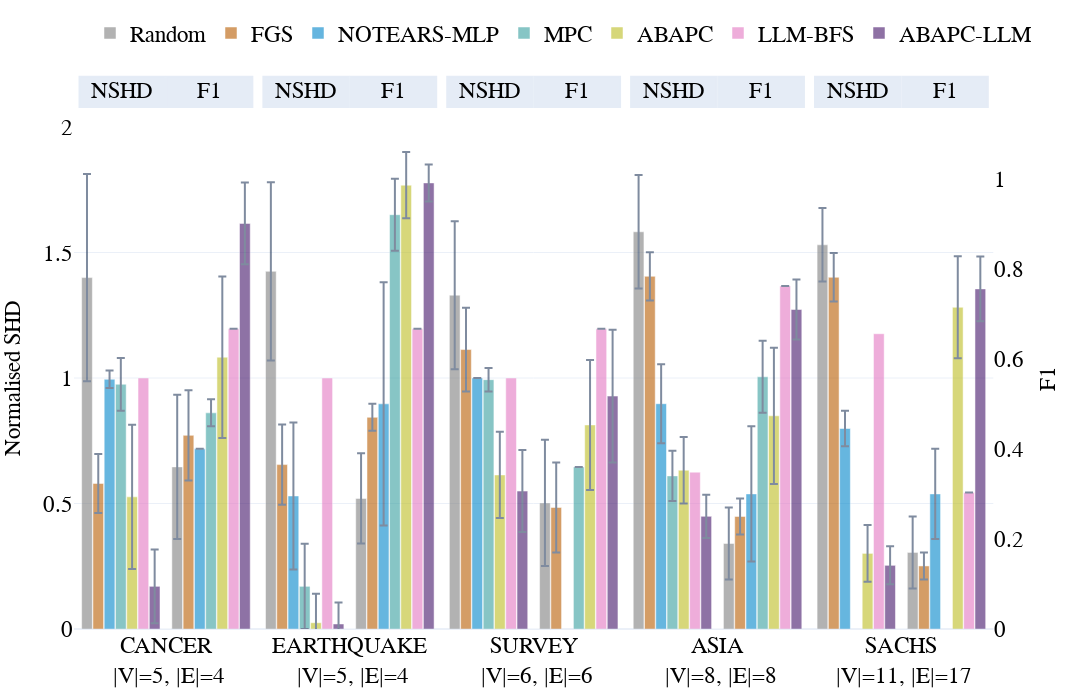
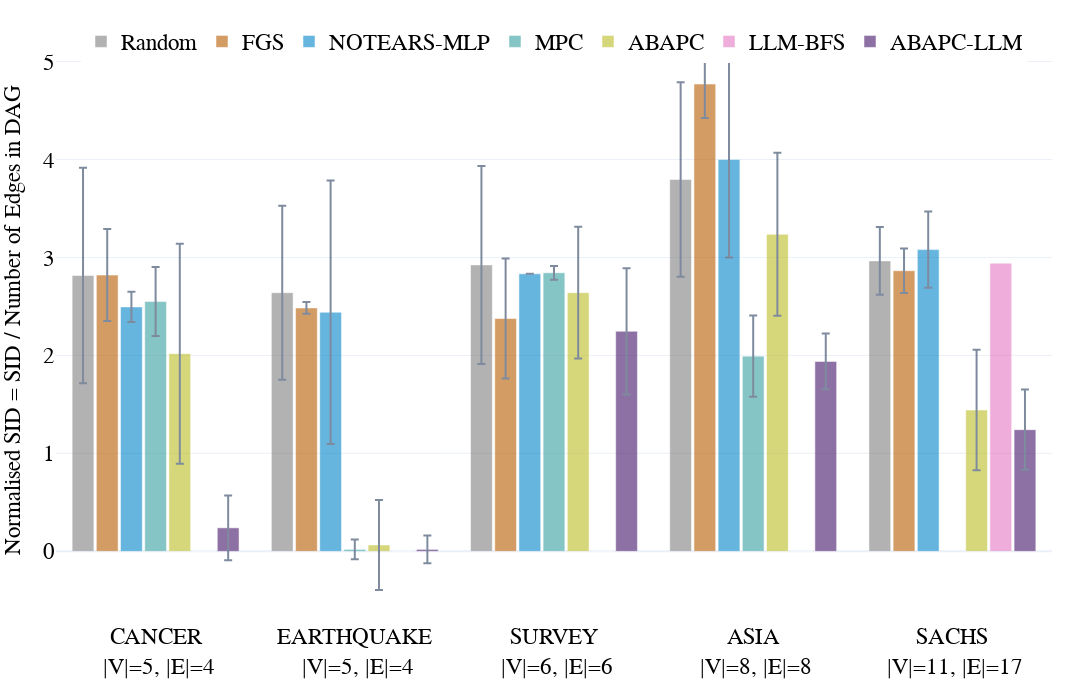
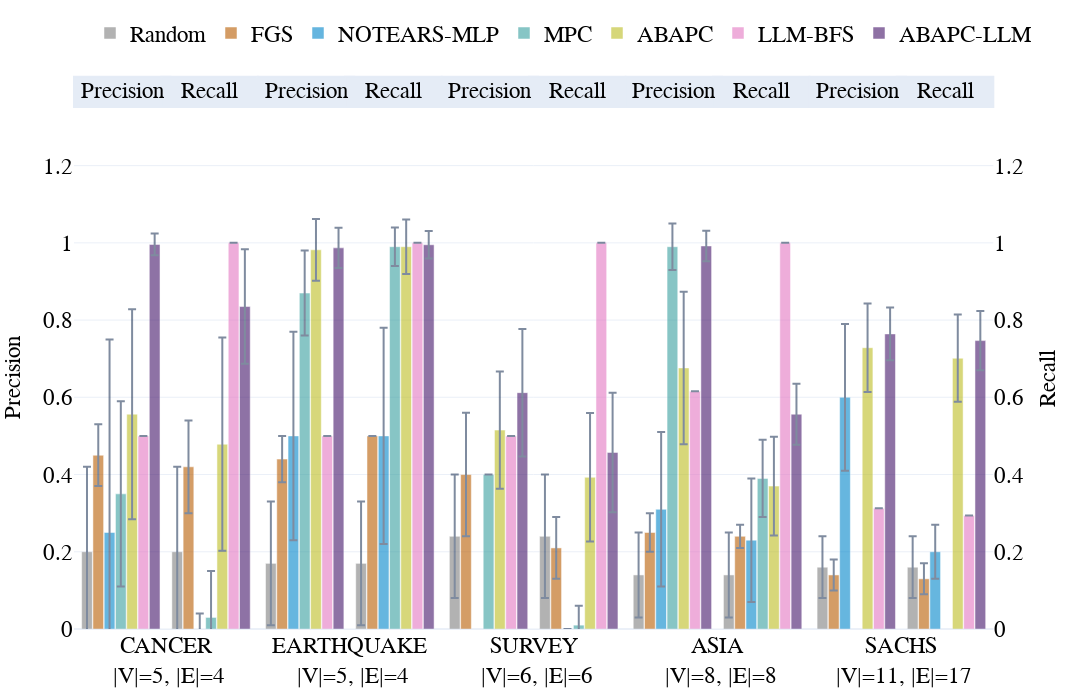
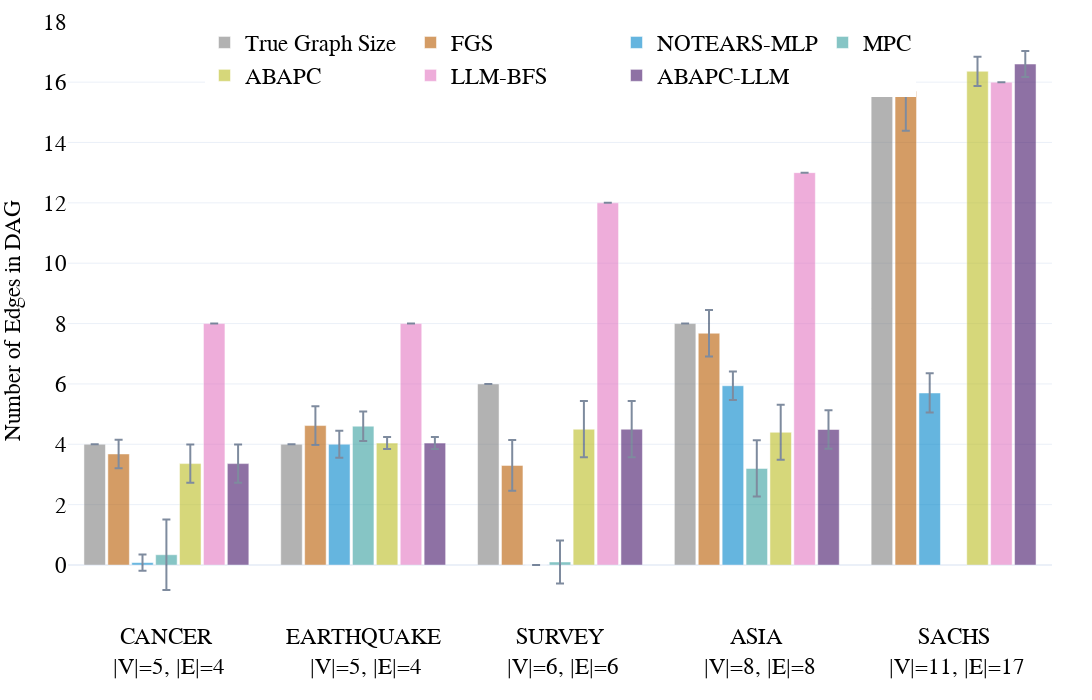

The notebook cell these images were saved under, in order:
### Code cell
# Plots by dataset (DAG)
if len(dag_all):
    methods = [m for m in default_methods if m in dag_all['model'].unique()]
    double_bar_chart_plotly(
        dag_all, ['p_shd','F1'], names_dict, colors_dict, methods,
        save_figs=save_figs, font_size=23, output_name=str(REPO_ROOT / 'results/figs/Fig.bn_dag_SHD_SID.html'),
        debug=False, range_y1=[0,2], range_y2=[0,5.6], rect_exp=0.015
    )
    bar_chart_plotly(
        dag_all, 'p_SID', names_dict, colors_dict, methods,
        save_figs=save_figs, font_size=23, output_name=str(REPO_ROOT / 'results/figs/Fig.bn_dag_F1.html'),
        debug=False
    )
    double_bar_chart_plotly(
        dag_all, ['precision','recall'], names_dict, colors_dict, methods,
        save_figs=save_figs, font_size=23, output_name=str(REPO_ROOT / 'results/figs/Fig.bn_dag_prec_rec.html'),
        debug=False
    )
    bar_chart_plotly(
        dag_all, 'nnz', names_dict, colors_dict, methods,
        save_figs=save_figs, font_size=23, output_name=str(REPO_ROOT / 'results/figs/Fig.bn_dag_nnz.html'),
        debug=False
    )
else:
    print('No DAG results found.')

### Figure 1 — Plotly figure (JSON) as saved in the notebook; plotly's stock layout.template omitted (floating-point values rounded to 4 significant figures)
{"data": [{"error_y": {"array": [0.4125, 0.355, 0.295, 0.2263, 0.1465], "type": "data", "visible": true}, "marker": {"color": "#7f7f7f"}, "name": "Random", "offsetgroup": "0", "opacity": 0.6, "showlegend": true, "type": "bar", "x": ["CANCER<br> |V|=5, |E|=4", "EARTHQUAKE<br> |V|=5, |E|=4", "SURVEY<br> |V|=6, |E|=6", "ASIA<br> |V|=8, |E|=8", "SACHS<br> |V|=11, |E|=17"], "y": [1.4, 1.425, 1.33, 1.583, 1.531], "yaxis": "y"}, {"error_y": {"array": [0.1175, 0.16, 0.1667, 0.09625, 0.09647], "type": "data", "visible": true}, "marker": {"color": "#b85c00"}, "name": "FGS", "offsetgroup": "1", "opacity": 0.6, "showlegend": true, "type": "bar", "x": ["CANCER<br> |V|=5, |E|=4", "EARTHQUAKE<br> |V|=5, |E|=4", "SURVEY<br> |V|=6, |E|=6", "ASIA<br> |V|=8, |E|=8", "SACHS<br> |V|=11, |E|=17"], "y": [0.58, 0.655, 1.113, 1.405, 1.401], "yaxis": "y"}, {"error_y": {"array": [0.035, 0.2925, 0.0, 0.1575, 0.07059], "type": "data", "visible": true}, "marker": {"color": "#0085CA"}, "name": "NOTEARS-MLP", "offsetgroup": "2", "opacity": 0.6, "showlegend": true, "type": "bar", "x": ["CANCER<br> |V|=5, |E|=4", "EARTHQUAKE<br> |V|=5, |E|=4", "SURVEY<br> |V|=6, |E|=6", "ASIA<br> |V|=8, |E|=8", "SACHS<br> |V|=11, |E|=17"], "y": [0.995, 0.53, 1.0, 0.8975, 0.7988], "yaxis": "y"}, {"error_y": {"array": [0.105, 0.17, 0.04667, 0.1], "type": "data", "visible": true}, "marker": {"color": "#379f9f"}, "name": "MPC", "offsetgroup": "3", "opacity": 0.6, "showlegend": true, "type": "bar", "x": ["CANCER<br> |V|=5, |E|=4", "EARTHQUAKE<br> |V|=5, |E|=4", "SURVEY<br> |V|=6, |E|=6", "ASIA<br> |V|=8, |E|=8"], "y": [0.975, 0.17, 0.9933, 0.61], "yaxis": "y"}, {"error_y": {"array": [0.1329, 0.287, 0.1157, 0.1127, 0.172], "type": "data", "visible": true}, "marker": {"color": "#bcbd22"}, "name": "ABAPC", "offsetgroup": "4", "opacity": 0.6, "showlegend": true, "type": "bar", "x": ["ASIA<br> |V|=8, |E|=8", "CANCER<br> |V|=5, |E|=4", "EARTHQUAKE<br> |V|=5, |E|=4", "SACHS<br> |V|=11, |E|=17", "SURVEY<br> |V|=6, |E|=6"], "y": [0.6325, 0.5265, 0.025, 0.3012, 0.6138], "yaxis": "y"}, {"error_y": {"array": [NaN, NaN, NaN, NaN, NaN], "type": "data", "visible": true}, "marker": {"color": "#e377c2"}, "name": "LLM-BFS", "offsetgroup": "5", "opacity": 0.6, "showlegend": true, "type": "bar", "x": ["ASIA<br> |V|=8, |E|=8", "CANCER<br> |V|=5, |E|=4", "EARTHQUAKE<br> |V|=5, |E|=4", "SACHS<br> |V|=11, |E|=17", "SURVEY<br> |V|=6, |E|=6"], "y": [0.625, 1.0, 1.0, 1.176, 1.0], "yaxis": "y"}, {"error_y": {"array": [0.08628, 0.1467, 0.08512, 0.07558, 0.1635], "type": "data", "visible": true}, "marker": {"color": "#441469"}, "name": "ABAPC-LLM", "offsetgroup": "6", "opacity": 0.6, "showlegend": true, "type": "bar", "x": ["ASIA<br> |V|=8, |E|=8", "CANCER<br> |V|=5, |E|=4", "EARTHQUAKE<br> |V|=5, |E|=4", "SACHS<br> |V|=11, |E|=17", "SURVEY<br> |V|=6, |E|=6"], "y": [0.4487, 0.17, 0.02, 0.2536, 0.5494], "yaxis": "y"}, {"marker": {"color": "white"}, "name": "", "offsetgroup": "7", "opacity": 1, "showlegend": false, "type": "bar", "x": ["ASIA<br> |V|=8, |E|=8", "CANCER<br> |V|=5, |E|=4", "EARTHQUAKE<br> |V|=5, |E|=4", "SACHS<br> |V|=11, |E|=17", "SURVEY<br> |V|=6, |E|=6"], "y": [0.0, 0.0, 0.0, 0.0, 0.0]}, {"error_y": {"array": [0.16, 0.1, 0.14, 0.08, 0.08], "type": "data", "visible": true}, "marker": {"color": "#7f7f7f"}, "name": "Random", "offsetgroup": "8", "opacity": 0.6, "showlegend": false, "type": "bar", "x": ["CANCER<br> |V|=5, |E|=4", "EARTHQUAKE<br> |V|=5, |E|=4", "SURVEY<br> |V|=6, |E|=6", "ASIA<br> |V|=8, |E|=8", "SACHS<br> |V|=11, |E|=17"], "y": [0.36, 0.29, 0.28, 0.19, 0.17], "yaxis": "y2"}, {"error_y": {"array": [0.1, 0.03, 0.1, 0.04, 0.03], "type": "data", "visible": true}, "marker": {"color": "#b85c00"}, "name": "FGS", "offsetgroup": "9", "opacity": 0.6, "showlegend": false, "type": "bar", "x": ["CANCER<br> |V|=5, |E|=4", "EARTHQUAKE<br> |V|=5, |E|=4", "SURVEY<br> |V|=6, |E|=6", "ASIA<br> |V|=8, |E|=8", "SACHS<br> |V|=11, |E|=17"], "y": [0.43, 0.47, 0.27, 0.25, 0.14], "yaxis": "y2"}, {"error_y": {"array": [null, 0.27, null, 0.15, 0.1], "type": "data", "visible": true}, "marker": {"color": "#0085CA"}, "name": "NOTEARS-MLP", "offsetgroup": "10", "opacity": 0.6, "showlegend": false, "type": "bar", "x": ["CANCER<br> |V|=5, |E|=4", "EARTHQUAKE<br> |V|=5, |E|=4", "SURVEY<br> |V|=6, |E|=6", "ASIA<br> |V|=8, |E|=8", "SACHS<br> |V|=11, |E|=17"], "y": [0.4, 0.5, null, 0.3, 0.3], "yaxis": "y2"}, {"error_y": {"array": [0.03, 0.08, null, 0.08], "type": "data", "visible": true}, "marker": {"color": "#379f9f"}, "name": "MPC", "offsetgroup": "11", "opacity": 0.6, "showlegend": false, "type": "bar", "x": ["CANCER<br> |V|=5, |E|=4", "EARTHQUAKE<br> |V|=5, |E|=4", "SURVEY<br> |V|=6, |E|=6", "ASIA<br> |V|=8, |E|=8"], "y": [0.48, 0.92, 0.36, 0.56], "yaxis": "y2"}, {"error_y": {"array": [0.1514, 0.1794, 0.07344, 0.1132, 0.1442], "type": "data", "visible": true}, "marker": {"color": "#bcbd22"}, "name": "ABAPC", "offsetgroup": "12", "opacity": 0.6, "showlegend": false, "type": "bar", "x": ["ASIA<br> |V|=8, |E|=8", "CANCER<br> |V|=5, |E|=4", "EARTHQUAKE<br> |V|=5, |E|=4", "SACHS<br> |V|=11, |E|=17", "SURVEY<br> |V|=6, |E|=6"], "y": [0.4734, 0.6036, 0.9856, 0.7144, 0.4531], "yaxis": "y2"}, {"error_y": {"array": [null, null, null, null, null], "type": "data", "visible": true}, "marker": {"color": "#e377c2"}, "name": "LLM-BFS", "offsetgroup": "13", "opacity": 0.6, "showlegend": false, "type": "bar", "x": ["ASIA<br> |V|=8, |E|=8", "CANCER<br> |V|=5, |E|=4", "EARTHQUAKE<br> |V|=5, |E|=4", "SACHS<br> |V|=11, |E|=17", "SURVEY<br> |V|=6, |E|=6"], "y": [0.7619, 0.6667, 0.6667, 0.303, 0.6667], "yaxis": "y2"}, {"error_y": {"array": [0.06667, 0.0907, 0.04109, 0.07203, 0.1473], "type": "data", "visible": true}, "marker": {"color": "#441469"}, "name": "ABAPC-LLM", "offsetgroup": "14", "opacity": 0.6, "showlegend": false, "type": "bar", "x": ["ASIA<br> |V|=8, |E|=8", "CANCER<br> |V|=5, |E|=4", "EARTHQUAKE<br> |V|=5, |E|=4", "SACHS<br> |V|=11, |E|=17", "SURVEY<br> |V|=6, |E|=6"], "y": [0.7095, 0.9006, 0.9906, 0.7552, 0.5172], "yaxis": "y2"}], "layout": {"annotations": [{"font": {"color": "black", "size": 23}, "showarrow": false, "text": "         NSHD         ", "x": 0.0525, "xanchor": "center", "xref": "x domain", "y": 1.07, "yanchor": "middle", "yref": "y domain"}, {"font": {"color": "black", "size": 23}, "showarrow": false, "text": "           F1           ", "x": 0.1475, "xanchor": "center", "xref": "x domain", "y": 1.07, "yanchor": "middle", "yref": "y domain"}, {"font": {"color": "black", "size": 23}, "showarrow": false, "text": "         NSHD         ", "x": 0.2525, "xanchor": "center", "xref": "x domain", "y": 1.07, "yanchor": "middle", "yref": "y domain"}, {"font": {"color": "black", "size": 23}, "showarrow": false, "text": "           F1           ", "x": 0.3475, "xanchor": "center", "xref": "x domain", "y": 1.07, "yanchor": "middle", "yref": "y domain"}, {"font": {"color": "black", "size": 23}, "showarrow": false, "text": "         NSHD         ", "x": 0.4525, "xanchor": "center", "xref": "x domain", "y": 1.07, "yanchor": "middle", "yref": "y domain"}, {"font": {"color": "black", "size": 23}, "showarrow": false, "text": "           F1           ", "x": 0.5475, "xanchor": "center", "xref": "x domain", "y": 1.07, "yanchor": "middle", "yref": "y domain"}, {"font": {"color": "black", "size": 23}, "showarrow": false, "text": "         NSHD         ", "x": 0.6525, "xanchor": "center", "xref": "x domain", "y": 1.07, "yanchor": "middle", "yref": "y domain"}, {"font": {"color": "black", "size": 23}, "showarrow": false, "text": "           F1           ", "x": 0.7475, "xanchor": "center", "xref": "x domain", "y": 1.07, "yanchor": "middle", "yref": "y domain"}, {"font": {"color": "black", "size": 23}, "showarrow": false, "text": "         NSHD         ", "x": 0.8525, "xanchor": "center", "xref": "x domain", "y": 1.07, "yanchor": "middle", "yref": "y domain"}, {"font": {"color": "black", "size": 23}, "showarrow": false, "text": "           F1           ", "x": 0.9475, "xanchor": "center", "xref": "x domain", "y": 1.07, "yanchor": "middle", "yref": "y domain"}], "bargap": 0.08, "bargroupgap": 0.05, "barmode": "group", "font": {"color": "black", "family": "Serif", "size": 23}, "height": 700, "hovermode": "x unified", "legend": {"orientation": "h", "x": 0.5, "xanchor": "center", "y": 1.23, "yanchor": "top"}, "margin": {"b": 70, "l": 40, "r": 40, "t": 80}, "shapes": [{"fillcolor": "#E5ECF6", "layer": "below", "line": {"color": "#E5ECF6", "width": 2}, "type": "rect", "x0": 0.006, "x1": 0.099, "xref": "x domain", "y0": 1.04, "y1": 1.1, "yref": "y domain"}, {"fillcolor": "#E5ECF6", "layer": "below", "line": {"color": "#E5ECF6", "width": 2}, "type": "rect", "x0": 0.101, "x1": 0.194, "xref": "x domain", "y0": 1.04, "y1": 1.1, "yref": "y domain"}, {"fillcolor": "#E5ECF6", "layer": "below", "line": {"color": "#E5ECF6", "width": 2}, "type": "rect", "x0": 0.206, "x1": 0.299, "xref": "x domain", "y0": 1.04, "y1": 1.1, "yref": "y domain"}, {"fillcolor": "#E5ECF6", "layer": "below", "line": {"color": "#E5ECF6", "width": 2}, "type": "rect", "x0": 0.301, "x1": 0.394, "xref": "x domain", "y0": 1.04, "y1": 1.1, "yref": "y domain"}, {"fillcolor": "#E5ECF6", "layer": "below", "line": {"color": "#E5ECF6", "width": 2}, "type": "rect", "x0": 0.406, "x1": 0.499, "xref": "x domain", "y0": 1.04, "y1": 1.1, "yref": "y domain"}, {"fillcolor": "#E5ECF6", "layer": "below", "line": {"color": "#E5ECF6", "width": 2}, "type": "rect", "x0": 0.501, "x1": 0.594, "xref": "x domain", "y0": 1.04, "y1": 1.1, "yref": "y domain"}, {"fillcolor": "#E5ECF6", "layer": "below", "line": {"color": "#E5ECF6", "width": 2}, "type": "rect", "x0": 0.606, "x1": 0.699, "xref": "x domain", "y0": 1.04, "y1": 1.1, "yref": "y domain"}, {"fillcolor": "#E5ECF6", "layer": "below", "line": {"color": "#E5ECF6", "width": 2}, "type": "rect", "x0": 0.701, "x1": 0.794, "xref": "x domain", "y0": 1.04, "y1": 1.1, "yref": "y domain"}, {"fillcolor": "#E5ECF6", "layer": "below", "line": {"color": "#E5ECF6", "width": 2}, "type": "rect", "x0": 0.806, "x1": 0.899, "xref": "x domain", "y0": 1.04, "y1": 1.1, "yref": "y domain"}, {"fillcolor": "#E5ECF6", "layer": "below", "line": {"color": "#E5ECF6", "width": 2}, "type": "rect", "x0": 0.901, "x1": 0.994, "xref": "x domain", "y0": 1.04, "y1": 1.1, "yref": "y domain"}], "width": 1600, "xaxis": {"anchor": "y", "domain": [0, 0.94]}, "yaxis": {"anchor": "x", "domain": [0, 1], "range": [0, 2], "title": {"font": {"size": 23}, "text": "Normalised SHD"}}, "yaxis2": {"anchor": "x", "overlaying": "y", "scaleanchor": 0, "showgrid": false, "showline": false, "showticklabels": true, "side": "right", "title": {"font": {"size": 23}, "text": "F1"}, "zeroline": true}}}

### Figure 2 — Plotly figure (JSON) as saved in the notebook; plotly's stock layout.template omitted (floating-point values rounded to 4 significant figures)
{"data": [{"error_y": {"array": [1.1, 0.8875, 1.01, 0.9925, 0.3453], "type": "data", "visible": true}, "marker": {"color": "#7f7f7f"}, "name": "Random", "opacity": 0.6, "type": "bar", "x": ["CANCER<br> |V|=5, |E|=4", "EARTHQUAKE<br> |V|=5, |E|=4", "SURVEY<br> |V|=6, |E|=6", "ASIA<br> |V|=8, |E|=8", "SACHS<br> |V|=11, |E|=17"], "y": [2.815, 2.64, 2.923, 3.795, 2.965]}, {"error_y": {"array": [0.47, 0.06, 0.6133, 0.3475, 0.2265], "type": "data", "visible": true}, "marker": {"color": "#b85c00"}, "name": "FGS", "opacity": 0.6, "type": "bar", "x": ["CANCER<br> |V|=5, |E|=4", "EARTHQUAKE<br> |V|=5, |E|=4", "SURVEY<br> |V|=6, |E|=6", "ASIA<br> |V|=8, |E|=8", "SACHS<br> |V|=11, |E|=17"], "y": [2.82, 2.485, 2.377, 4.77, 2.865]}, {"error_y": {"array": [0.155, 1.345, 0.0, 1.0, 0.3888], "type": "data", "visible": true}, "marker": {"color": "#0085CA"}, "name": "NOTEARS-MLP", "opacity": 0.6, "type": "bar", "x": ["CANCER<br> |V|=5, |E|=4", "EARTHQUAKE<br> |V|=5, |E|=4", "SURVEY<br> |V|=6, |E|=6", "ASIA<br> |V|=8, |E|=8", "SACHS<br> |V|=11, |E|=17"], "y": [2.495, 2.44, 2.833, 4.0, 3.08]}, {"error_y": {"array": [0.3525, 0.1, 0.07, 0.4138], "type": "data", "visible": true}, "marker": {"color": "#379f9f"}, "name": "MPC", "opacity": 0.6, "type": "bar", "x": ["CANCER<br> |V|=5, |E|=4", "EARTHQUAKE<br> |V|=5, |E|=4", "SURVEY<br> |V|=6, |E|=6", "ASIA<br> |V|=8, |E|=8"], "y": [2.55, 0.02, 2.843, 1.992]}, {"error_y": {"array": [0.8317, 1.123, 0.4596, 0.6142, 0.6729], "type": "data", "visible": true}, "marker": {"color": "#bcbd22"}, "name": "ABAPC", "opacity": 0.6, "type": "bar", "x": ["ASIA<br> |V|=8, |E|=8", "CANCER<br> |V|=5, |E|=4", "EARTHQUAKE<br> |V|=5, |E|=4", "SACHS<br> |V|=11, |E|=17", "SURVEY<br> |V|=6, |E|=6"], "y": [3.237, 2.018, 0.065, 1.442, 2.641]}, {"error_y": {"array": [NaN, NaN, NaN, NaN, NaN], "type": "data", "visible": true}, "marker": {"color": "#e377c2"}, "name": "LLM-BFS", "opacity": 0.6, "type": "bar", "x": ["ASIA<br> |V|=8, |E|=8", "CANCER<br> |V|=5, |E|=4", "EARTHQUAKE<br> |V|=5, |E|=4", "SACHS<br> |V|=11, |E|=17", "SURVEY<br> |V|=6, |E|=6"], "y": [0.0, 0.0, 0.0, 2.941, 0.0]}, {"error_y": {"array": [0.285, 0.331, 0.1414, 0.4099, 0.6447], "type": "data", "visible": true}, "marker": {"color": "#441469"}, "name": "ABAPC-LLM", "opacity": 0.6, "type": "bar", "x": ["ASIA<br> |V|=8, |E|=8", "CANCER<br> |V|=5, |E|=4", "EARTHQUAKE<br> |V|=5, |E|=4", "SACHS<br> |V|=11, |E|=17", "SURVEY<br> |V|=6, |E|=6"], "y": [1.939, 0.24, 0.02, 1.242, 2.246]}], "layout": {"bargap": 0.15, "bargroupgap": 0.1, "barmode": "group", "font": {"color": "black", "family": "Serif", "size": 23}, "height": 700, "hovermode": "x unified", "legend": {"orientation": "h", "x": 0.5, "xanchor": "center", "y": 1, "yanchor": "top"}, "margin": {"b": 80, "l": 40, "r": 40, "t": 20}, "width": 1600, "yaxis": {"title": {"font": {"size": 23}, "text": "Normalised SID = SID / Number of Edges in DAG"}}}}

### Figure 3 — Plotly figure (JSON) as saved in the notebook; plotly's stock layout.template omitted (floating-point values rounded to 4 significant figures)
{"data": [{"error_y": {"array": [0.22, 0.16, 0.16, 0.11, 0.08], "type": "data", "visible": true}, "marker": {"color": "#7f7f7f"}, "name": "Random", "offsetgroup": "0", "opacity": 0.6, "showlegend": true, "type": "bar", "x": ["CANCER<br> |V|=5, |E|=4", "EARTHQUAKE<br> |V|=5, |E|=4", "SURVEY<br> |V|=6, |E|=6", "ASIA<br> |V|=8, |E|=8", "SACHS<br> |V|=11, |E|=17"], "y": [0.2, 0.17, 0.24, 0.14, 0.16], "yaxis": "y"}, {"error_y": {"array": [0.08, 0.06, 0.16, 0.05, 0.04], "type": "data", "visible": true}, "marker": {"color": "#b85c00"}, "name": "FGS", "offsetgroup": "1", "opacity": 0.6, "showlegend": true, "type": "bar", "x": ["CANCER<br> |V|=5, |E|=4", "EARTHQUAKE<br> |V|=5, |E|=4", "SURVEY<br> |V|=6, |E|=6", "ASIA<br> |V|=8, |E|=8", "SACHS<br> |V|=11, |E|=17"], "y": [0.45, 0.44, 0.4, 0.25, 0.14], "yaxis": "y"}, {"error_y": {"array": [0.5, 0.27, null, 0.2, 0.19], "type": "data", "visible": true}, "marker": {"color": "#0085CA"}, "name": "NOTEARS-MLP", "offsetgroup": "2", "opacity": 0.6, "showlegend": true, "type": "bar", "x": ["CANCER<br> |V|=5, |E|=4", "EARTHQUAKE<br> |V|=5, |E|=4", "SURVEY<br> |V|=6, |E|=6", "ASIA<br> |V|=8, |E|=8", "SACHS<br> |V|=11, |E|=17"], "y": [0.25, 0.5, null, 0.31, 0.6], "yaxis": "y"}, {"error_y": {"array": [0.24, 0.11, null, 0.06], "type": "data", "visible": true}, "marker": {"color": "#379f9f"}, "name": "MPC", "offsetgroup": "3", "opacity": 0.6, "showlegend": true, "type": "bar", "x": ["CANCER<br> |V|=5, |E|=4", "EARTHQUAKE<br> |V|=5, |E|=4", "SURVEY<br> |V|=6, |E|=6", "ASIA<br> |V|=8, |E|=8"], "y": [0.35, 0.87, 0.4, 0.99], "yaxis": "y"}, {"error_y": {"array": [0.1976, 0.2719, 0.08003, 0.1145, 0.1519], "type": "data", "visible": true}, "marker": {"color": "#bcbd22"}, "name": "ABAPC", "offsetgroup": "4", "opacity": 0.6, "showlegend": true, "type": "bar", "x": ["ASIA<br> |V|=8, |E|=8", "CANCER<br> |V|=5, |E|=4", "EARTHQUAKE<br> |V|=5, |E|=4", "SACHS<br> |V|=11, |E|=17", "SURVEY<br> |V|=6, |E|=6"], "y": [0.6761, 0.5563, 0.982, 0.7284, 0.5152], "yaxis": "y"}, {"error_y": {"array": [null, null, null, null, null], "type": "data", "visible": true}, "marker": {"color": "#e377c2"}, "name": "LLM-BFS", "offsetgroup": "5", "opacity": 0.6, "showlegend": true, "type": "bar", "x": ["ASIA<br> |V|=8, |E|=8", "CANCER<br> |V|=5, |E|=4", "EARTHQUAKE<br> |V|=5, |E|=4", "SACHS<br> |V|=11, |E|=17", "SURVEY<br> |V|=6, |E|=6"], "y": [0.6154, 0.5, 0.5, 0.3125, 0.5], "yaxis": "y"}, {"error_y": {"array": [0.03959, 0.02828, 0.0523, 0.06845, 0.1651], "type": "data", "visible": true}, "marker": {"color": "#441469"}, "name": "ABAPC-LLM", "offsetgroup": "6", "opacity": 0.6, "showlegend": true, "type": "bar", "x": ["ASIA<br> |V|=8, |E|=8", "CANCER<br> |V|=5, |E|=4", "EARTHQUAKE<br> |V|=5, |E|=4", "SACHS<br> |V|=11, |E|=17", "SURVEY<br> |V|=6, |E|=6"], "y": [0.992, 0.996, 0.987, 0.7642, 0.612], "yaxis": "y"}, {"marker": {"color": "white"}, "name": "", "offsetgroup": "7", "opacity": 1, "showlegend": false, "type": "bar", "x": ["ASIA<br> |V|=8, |E|=8", "CANCER<br> |V|=5, |E|=4", "EARTHQUAKE<br> |V|=5, |E|=4", "SACHS<br> |V|=11, |E|=17", "SURVEY<br> |V|=6, |E|=6"], "y": [0.0, 0.0, 0.0, 0.0, 0.0]}, {"error_y": {"array": [0.22, 0.16, 0.16, 0.11, 0.08], "type": "data", "visible": true}, "marker": {"color": "#7f7f7f"}, "name": "Random", "offsetgroup": "8", "opacity": 0.6, "showlegend": false, "type": "bar", "x": ["CANCER<br> |V|=5, |E|=4", "EARTHQUAKE<br> |V|=5, |E|=4", "SURVEY<br> |V|=6, |E|=6", "ASIA<br> |V|=8, |E|=8", "SACHS<br> |V|=11, |E|=17"], "y": [0.2, 0.17, 0.24, 0.14, 0.16], "yaxis": "y2"}, {"error_y": {"array": [0.12, 0, 0.08, 0.03, 0.04], "type": "data", "visible": true}, "marker": {"color": "#b85c00"}, "name": "FGS", "offsetgroup": "9", "opacity": 0.6, "showlegend": false, "type": "bar", "x": ["CANCER<br> |V|=5, |E|=4", "EARTHQUAKE<br> |V|=5, |E|=4", "SURVEY<br> |V|=6, |E|=6", "ASIA<br> |V|=8, |E|=8", "SACHS<br> |V|=11, |E|=17"], "y": [0.42, 0.5, 0.21, 0.24, 0.13], "yaxis": "y2"}, {"error_y": {"array": [0.04, 0.28, 0, 0.16, 0.07], "type": "data", "visible": true}, "marker": {"color": "#0085CA"}, "name": "NOTEARS-MLP", "offsetgroup": "10", "opacity": 0.6, "showlegend": false, "type": "bar", "x": ["CANCER<br> |V|=5, |E|=4", "EARTHQUAKE<br> |V|=5, |E|=4", "SURVEY<br> |V|=6, |E|=6", "ASIA<br> |V|=8, |E|=8", "SACHS<br> |V|=11, |E|=17"], "y": [0, 0.5, 0, 0.23, 0.2], "yaxis": "y2"}, {"error_y": {"array": [0.12, 0.05, 0.05, 0.1], "type": "data", "visible": true}, "marker": {"color": "#379f9f"}, "name": "MPC", "offsetgroup": "11", "opacity": 0.6, "showlegend": false, "type": "bar", "x": ["CANCER<br> |V|=5, |E|=4", "EARTHQUAKE<br> |V|=5, |E|=4", "SURVEY<br> |V|=6, |E|=6", "ASIA<br> |V|=8, |E|=8"], "y": [0.03, 0.99, 0.01, 0.39], "yaxis": "y2"}, {"error_y": {"array": [0.1281, 0.2761, 0.07071, 0.1129, 0.1664], "type": "data", "visible": true}, "marker": {"color": "#bcbd22"}, "name": "ABAPC", "offsetgroup": "12", "opacity": 0.6, "showlegend": false, "type": "bar", "x": ["ASIA<br> |V|=8, |E|=8", "CANCER<br> |V|=5, |E|=4", "EARTHQUAKE<br> |V|=5, |E|=4", "SACHS<br> |V|=11, |E|=17", "SURVEY<br> |V|=6, |E|=6"], "y": [0.37, 0.4785, 0.99, 0.7012, 0.3929], "yaxis": "y2"}, {"error_y": {"array": [null, null, null, null, null], "type": "data", "visible": true}, "marker": {"color": "#e377c2"}, "name": "LLM-BFS", "offsetgroup": "13", "opacity": 0.6, "showlegend": false, "type": "bar", "x": ["ASIA<br> |V|=8, |E|=8", "CANCER<br> |V|=5, |E|=4", "EARTHQUAKE<br> |V|=5, |E|=4", "SACHS<br> |V|=11, |E|=17", "SURVEY<br> |V|=6, |E|=6"], "y": [1, 1, 1, 0.2941, 1], "yaxis": "y2"}, {"error_y": {"array": [0.07911, 0.1482, 0.03536, 0.07644, 0.1547], "type": "data", "visible": true}, "marker": {"color": "#441469"}, "name": "ABAPC-LLM", "offsetgroup": "14", "opacity": 0.6, "showlegend": false, "type": "bar", "x": ["ASIA<br> |V|=8, |E|=8", "CANCER<br> |V|=5, |E|=4", "EARTHQUAKE<br> |V|=5, |E|=4", "SACHS<br> |V|=11, |E|=17", "SURVEY<br> |V|=6, |E|=6"], "y": [0.5563, 0.835, 0.995, 0.7468, 0.4572], "yaxis": "y2"}], "layout": {"annotations": [{"font": {"color": "black", "size": 23}, "showarrow": false, "text": "      Precision      ", "x": 0.0525, "xanchor": "center", "xref": "x domain", "y": 1.07, "yanchor": "middle", "yref": "y domain"}, {"font": {"color": "black", "size": 23}, "showarrow": false, "text": "        Recall        ", "x": 0.1475, "xanchor": "center", "xref": "x domain", "y": 1.07, "yanchor": "middle", "yref": "y domain"}, {"font": {"color": "black", "size": 23}, "showarrow": false, "text": "      Precision      ", "x": 0.2525, "xanchor": "center", "xref": "x domain", "y": 1.07, "yanchor": "middle", "yref": "y domain"}, {"font": {"color": "black", "size": 23}, "showarrow": false, "text": "        Recall        ", "x": 0.3475, "xanchor": "center", "xref": "x domain", "y": 1.07, "yanchor": "middle", "yref": "y domain"}, {"font": {"color": "black", "size": 23}, "showarrow": false, "text": "      Precision      ", "x": 0.4525, "xanchor": "center", "xref": "x domain", "y": 1.07, "yanchor": "middle", "yref": "y domain"}, {"font": {"color": "black", "size": 23}, "showarrow": false, "text": "        Recall        ", "x": 0.5475, "xanchor": "center", "xref": "x domain", "y": 1.07, "yanchor": "middle", "yref": "y domain"}, {"font": {"color": "black", "size": 23}, "showarrow": false, "text": "      Precision      ", "x": 0.6525, "xanchor": "center", "xref": "x domain", "y": 1.07, "yanchor": "middle", "yref": "y domain"}, {"font": {"color": "black", "size": 23}, "showarrow": false, "text": "        Recall        ", "x": 0.7475, "xanchor": "center", "xref": "x domain", "y": 1.07, "yanchor": "middle", "yref": "y domain"}, {"font": {"color": "black", "size": 23}, "showarrow": false, "text": "      Precision      ", "x": 0.8525, "xanchor": "center", "xref": "x domain", "y": 1.07, "yanchor": "middle", "yref": "y domain"}, {"font": {"color": "black", "size": 23}, "showarrow": false, "text": "        Recall        ", "x": 0.9475, "xanchor": "center", "xref": "x domain", "y": 1.07, "yanchor": "middle", "yref": "y domain"}], "bargap": 0.08, "bargroupgap": 0.05, "barmode": "group", "font": {"color": "black", "family": "Serif", "size": 23}, "height": 700, "hovermode": "x unified", "legend": {"orientation": "h", "x": 0.5, "xanchor": "center", "y": 1.23, "yanchor": "top"}, "margin": {"b": 70, "l": 40, "r": 40, "t": 80}, "shapes": [{"fillcolor": "#E5ECF6", "layer": "below", "line": {"color": "#E5ECF6", "width": 2}, "type": "rect", "x0": 3.469e-18, "x1": 0.105, "xref": "x domain", "y0": 1.04, "y1": 1.1, "yref": "y domain"}, {"fillcolor": "#E5ECF6", "layer": "below", "line": {"color": "#E5ECF6", "width": 2}, "type": "rect", "x0": 0.095, "x1": 0.2, "xref": "x domain", "y0": 1.04, "y1": 1.1, "yref": "y domain"}, {"fillcolor": "#E5ECF6", "layer": "below", "line": {"color": "#E5ECF6", "width": 2}, "type": "rect", "x0": 0.2, "x1": 0.305, "xref": "x domain", "y0": 1.04, "y1": 1.1, "yref": "y domain"}, {"fillcolor": "#E5ECF6", "layer": "below", "line": {"color": "#E5ECF6", "width": 2}, "type": "rect", "x0": 0.295, "x1": 0.4, "xref": "x domain", "y0": 1.04, "y1": 1.1, "yref": "y domain"}, {"fillcolor": "#E5ECF6", "layer": "below", "line": {"color": "#E5ECF6", "width": 2}, "type": "rect", "x0": 0.4, "x1": 0.505, "xref": "x domain", "y0": 1.04, "y1": 1.1, "yref": "y domain"}, {"fillcolor": "#E5ECF6", "layer": "below", "line": {"color": "#E5ECF6", "width": 2}, "type": "rect", "x0": 0.495, "x1": 0.6, "xref": "x domain", "y0": 1.04, "y1": 1.1, "yref": "y domain"}, {"fillcolor": "#E5ECF6", "layer": "below", "line": {"color": "#E5ECF6", "width": 2}, "type": "rect", "x0": 0.6, "x1": 0.705, "xref": "x domain", "y0": 1.04, "y1": 1.1, "yref": "y domain"}, {"fillcolor": "#E5ECF6", "layer": "below", "line": {"color": "#E5ECF6", "width": 2}, "type": "rect", "x0": 0.695, "x1": 0.8, "xref": "x domain", "y0": 1.04, "y1": 1.1, "yref": "y domain"}, {"fillcolor": "#E5ECF6", "layer": "below", "line": {"color": "#E5ECF6", "width": 2}, "type": "rect", "x0": 0.8, "x1": 0.905, "xref": "x domain", "y0": 1.04, "y1": 1.1, "yref": "y domain"}, {"fillcolor": "#E5ECF6", "layer": "below", "line": {"color": "#E5ECF6", "width": 2}, "type": "rect", "x0": 0.895, "x1": 1, "xref": "x domain", "y0": 1.04, "y1": 1.1, "yref": "y domain"}], "width": 1600, "xaxis": {"anchor": "y", "domain": [0, 0.94]}, "yaxis": {"anchor": "x", "domain": [0, 1], "range": [0, 1.3], "title": {"font": {"size": 23}, "text": "Precision"}}, "yaxis2": {"anchor": "x", "overlaying": "y", "range": [0, 1.3], "scaleanchor": 0, "showgrid": false, "showline": false, "showticklabels": true, "side": "right", "title": {"font": {"size": 23}, "text": "Recall"}, "zeroline": true}}}

### Figure 4 — Plotly figure (JSON) as saved in the notebook; plotly's stock layout.template omitted (floating-point values rounded to 4 significant figures)
{"data": [{"error_y": {"array": [0, 0, 0, 0, 0], "type": "data", "visible": true}, "marker": {"color": "#7f7f7f"}, "name": "True Graph Size", "opacity": 0.6, "type": "bar", "x": ["CANCER<br> |V|=5, |E|=4", "EARTHQUAKE<br> |V|=5, |E|=4", "SURVEY<br> |V|=6, |E|=6", "ASIA<br> |V|=8, |E|=8", "SACHS<br> |V|=11, |E|=17"], "y": [4, 4, 6, 8, 17]}, {"error_y": {"array": [0.47, 0.64, 0.84, 0.77, 1.31], "type": "data", "visible": true}, "marker": {"color": "#b85c00"}, "name": "FGS", "opacity": 0.6, "type": "bar", "x": ["CANCER<br> |V|=5, |E|=4", "EARTHQUAKE<br> |V|=5, |E|=4", "SURVEY<br> |V|=6, |E|=6", "ASIA<br> |V|=8, |E|=8", "SACHS<br> |V|=11, |E|=17"], "y": [3.68, 4.62, 3.3, 7.68, 15.7]}, {"error_y": {"array": [0.27, 0.45, 0, 0.47, 0.65], "type": "data", "visible": true}, "marker": {"color": "#0085CA"}, "name": "NOTEARS-MLP", "opacity": 0.6, "type": "bar", "x": ["CANCER<br> |V|=5, |E|=4", "EARTHQUAKE<br> |V|=5, |E|=4", "SURVEY<br> |V|=6, |E|=6", "ASIA<br> |V|=8, |E|=8", "SACHS<br> |V|=11, |E|=17"], "y": [0.08, 4, 0, 5.94, 5.7]}, {"error_y": {"array": [1.17, 0.49, 0.71, 0.93], "type": "data", "visible": true}, "marker": {"color": "#379f9f"}, "name": "MPC", "opacity": 0.6, "type": "bar", "x": ["CANCER<br> |V|=5, |E|=4", "EARTHQUAKE<br> |V|=5, |E|=4", "SURVEY<br> |V|=6, |E|=6", "ASIA<br> |V|=8, |E|=8"], "y": [0.34, 4.6, 0.1, 3.2]}, {"error_y": {"array": [0.9128, 0.6312, 0.1979, 0.4849, 0.9313], "type": "data", "visible": true}, "marker": {"color": "#bcbd22"}, "name": "ABAPC", "opacity": 0.6, "type": "bar", "x": ["ASIA<br> |V|=8, |E|=8", "CANCER<br> |V|=5, |E|=4", "EARTHQUAKE<br> |V|=5, |E|=4", "SACHS<br> |V|=11, |E|=17", "SURVEY<br> |V|=6, |E|=6"], "y": [4.397, 3.36, 4.04, 16.36, 4.5]}, {"error_y": {"array": [null, null, null, null, null], "type": "data", "visible": true}, "marker": {"color": "#e377c2"}, "name": "LLM-BFS", "opacity": 0.6, "type": "bar", "x": ["ASIA<br> |V|=8, |E|=8", "CANCER<br> |V|=5, |E|=4", "EARTHQUAKE<br> |V|=5, |E|=4", "SACHS<br> |V|=11, |E|=17", "SURVEY<br> |V|=6, |E|=6"], "y": [13, 8, 8, 16, 12]}, {"error_y": {"array": [0.6348, 0.6312, 0.1979, 0.4333, 0.9313], "type": "data", "visible": true}, "marker": {"color": "#441469"}, "name": "ABAPC-LLM", "opacity": 0.6, "type": "bar", "x": ["ASIA<br> |V|=8, |E|=8", "CANCER<br> |V|=5, |E|=4", "EARTHQUAKE<br> |V|=5, |E|=4", "SACHS<br> |V|=11, |E|=17", "SURVEY<br> |V|=6, |E|=6"], "y": [4.49, 3.36, 4.04, 16.6, 4.5]}], "layout": {"bargap": 0.15, "bargroupgap": 0.1, "barmode": "group", "font": {"color": "black", "family": "Serif", "size": 23}, "height": 700, "hovermode": "x unified", "legend": {"orientation": "h", "x": 0.5, "xanchor": "center", "y": 1, "yanchor": "top"}, "margin": {"b": 80, "l": 40, "r": 40, "t": 20}, "width": 1600, "yaxis": {"title": {"font": {"size": 23}, "text": "Number of Edges in DAG"}}}}
